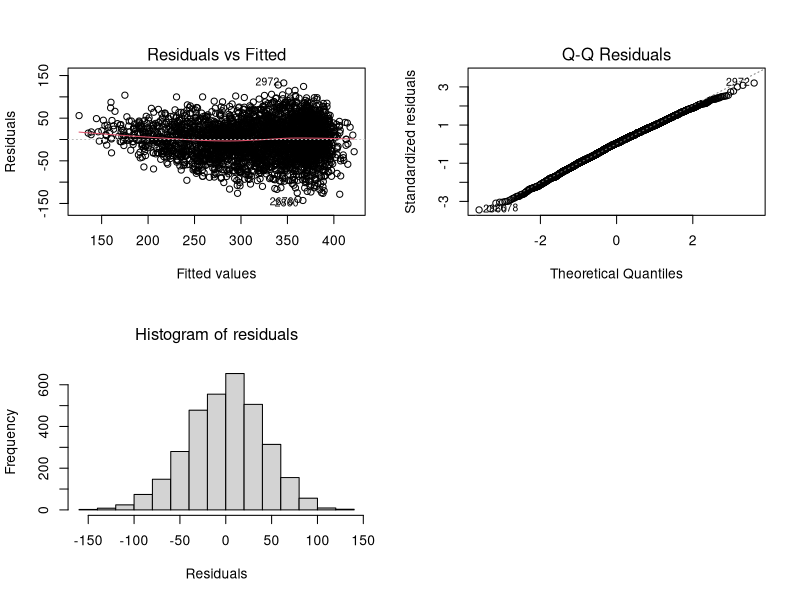
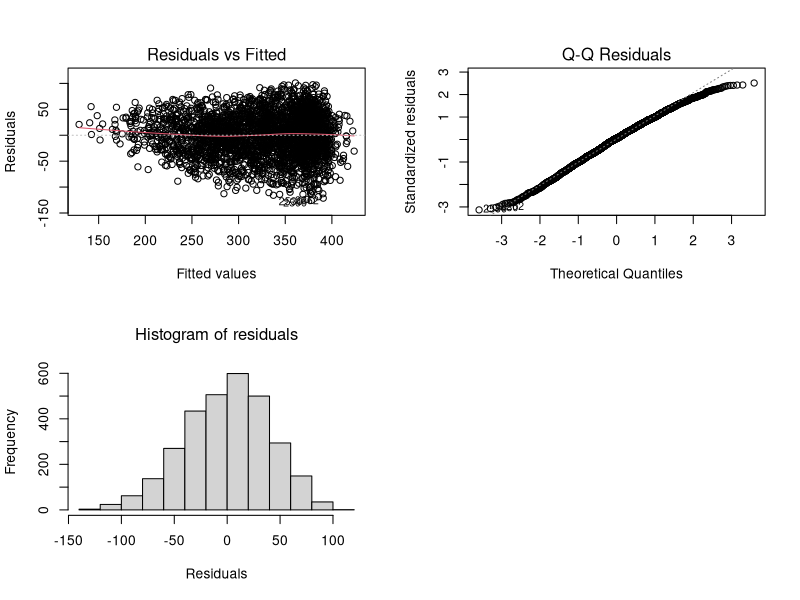

These charts were generated, in order, by the following R code:
## ---- chunk 1
#rm(list=ls())
library(arm)
library(ggplot2)
library(dplyr)
library(tidyr)
library(gridExtra)
library(car)
## ---- chunk 2
data<-read.csv("../data/W8DINCW_newlevel.csv",header = TRUE, stringsAsFactors=TRUE)
## ---- chunk 3
exclude_vars <- c("X", "W1GrssyrMP", "W1GrssyrHH", "W1yschat1", "W2ghq12scr", "W4schatYP", "W6DebtattYP", "W8DINCW", "W8DGHQSC")

data <- data %>%
  mutate(across(where(is.integer) & !all_of(exclude_vars), factor))
## ---- chunk 4
sig.var <- c("W1wrk1aMP", 'W1condur5MP', 'W1hea2MP', 'W1NoldBroHS', 'W1hous12HH', 'W1usevcHH', 'W1hiqualdad', 'W1hiqualmum', 'W1wrkfulldad', 'W1wrkfullmum', 'W1empsmum', 'W1empsdad', 'W1ch0_2HH', 'W1ch3_11HH', 'IndSchool', 'W1marstatmum', 'W1depkids', 'W1famtyp2', 'W1nssecfam', 'W1ethgrpYP', 'W1heposs9YP', 'W1hwndayYP', 'W1truantYP', 'W1alceverYP', 'W1bulrc', 'W1disabYP', 'W2disc1YP', 'W2depressYP', 'W4AlcFreqYP', 'W4CannTryYP', 'W4NamesYP', 'W4RacismYP', 'W4empsYP','W4Childck1YP', 'W5JobYP', 'W5JobYP', 'W5EducYP', 'W5Apprent1YP', 'W6JobYP', 'W6UnivYP', 'W6EducYP', 'W6Apprent1YP', 'W6acqno', 'W6gcse', 'W6als', 'W6OwnchiDV', 'W6Childliv', 'W6NEETAct', 'W8DDEGP', 'W8TENURE', 'W2ghq12scr', 'W4schatYP', 'W6DebtattYP')


#Create the formula string
formula_str <- paste("W8DINCW ~", paste(sig.var, collapse = " + "))
#Convert the string to a formula object
formula_obj <- as.formula(formula_str)
model.1 <- lm(formula_obj, data = data)

display(model.1)
## ---- chunk 5
merged_data <- data  # create a copy for modifications

merged_data <- merged_data %>%
  mutate(
    #W1hous12HH, merge levels 4 and 5
    W1hous12HH = as.character(W1hous12HH),  # convert to character to avoid issues with factor levels
    W1hous12HH = if_else(W1hous12HH %in% c("4", "5"), "4_5", W1hous12HH),
    
    # W1hiqualmum, merge several groups of levels
    W1hiqualmum = as.character(W1hiqualmum),
    W1hiqualmum = case_when(
      W1hiqualmum %in% c("3", "4") ~ "3_4",
      W1hiqualmum %in% c("5", "6", "7") ~ "5_6_7",
      W1hiqualmum %in% c("8", "9") ~ "8_9",
      W1hiqualmum %in% c("12", "13", "14") ~ "12_13_14",
      TRUE ~ as.character(W1hiqualmum)
    ),
    
    # for W1marstatmum, merge levels 4, 5 and 6
    W1marstatmum = as.character(W1marstatmum),
    W1marstatmum = if_else(W1marstatmum %in% c("4", "5", "6"), "4_5_6", W1marstatmum)
  ) %>%
  mutate(
    # convert back to factors with new levels
    W1hous12HH = factor(W1hous12HH),
    W1hiqualmum = factor(W1hiqualmum),
    W1marstatmum = factor(W1marstatmum)
  )

# dropping unused factor levels
data <- data %>%
  mutate(
    W1hous12HH = droplevels(W1hous12HH),
    W1hiqualmum = droplevels(W1hiqualmum),
    W1marstatmum = droplevels(W1marstatmum)
  )


#summary(merged_data)
## ---- chunk 6
sig.var_2 <- c("W1hea2MP", "W1NoldBroHS", "W1hous12HH", "W1hiqualmum", "W1marstatmum", "W1depkids", "W1nssecfam", "W1ethgrpYP", "W1heposs9YP", "W1hwndayYP", "W1disabYP", "W2disc1YP", "W4CannTryYP", "W5JobYP", "W5EducYP", "W5Apprent1YP", "W6JobYP", "W6UnivYP", "W6Apprent1YP", "W6NEETAct", "W8TENURE", "W2ghq12scr", "W4schatYP")

#Create the formula string
formula_str <- paste("W8DINCW ~", paste(sig.var_2, collapse = " + "))
#Convert the string to a formula object
formula_obj <- as.formula(formula_str)
model.2 <- lm(formula_obj, data = merged_data)

display(model.2)
## ---- chunk 7
sig.var_3 <- c("W1hea2MP", "W1hous12HH", "W1hiqualmum", "W1marstatmum", "W1depkids", "W1nssecfam", "W1ethgrpYP", "W1heposs9YP", "W1hwndayYP", "W1disabYP", "W2disc1YP", "W4CannTryYP", "W5JobYP", "W5EducYP", "W5Apprent1YP", "W6JobYP", "W6UnivYP", "W6Apprent1YP", "W6NEETAct", "W2ghq12scr")

#Create the formula string
formula_str <- paste("W8DINCW ~", paste(sig.var_3, collapse = " + "))
#Convert the string to a formula object
formula_obj <- as.formula(formula_str)
model.3 <- lm(formula_obj, data = merged_data)

display(model.3)
## ---- chunk 8
sig.var_4 <- c("W1hea2MP", "W1hous12HH", "W1hiqualmum", "W1marstatmum", "W1depkids", "W1nssecfam", "W1ethgrpYP", "W1heposs9YP", "W1hwndayYP", "W1disabYP", "W2disc1YP", "W4CannTryYP", "W5JobYP", "W5EducYP", "W5Apprent1YP", "W6JobYP", "W6UnivYP", "W6NEETAct", "W2ghq12scr")

#Create the formula string
formula_str <- paste("W8DINCW ~", paste(sig.var_4, collapse = " + "))
#Convert the string to a formula object
formula_obj <- as.formula(formula_str)
model.4 <- lm(formula_obj, data = merged_data)

#display(model.4)

vif(model.4)
## ---- chunk 9
kept_var <- c("W1hea2MP", "W1hous12HH", "W1marstatmum", "W1depkids", "W1nssecfam", "W1ethgrpYP", "W1heposs9YP", "W1hwndayYP", "W1disabYP", "W2disc1YP", "W4CannTryYP", "W5JobYP", "W5EducYP", "W5Apprent1YP", "W6JobYP", "W6UnivYP", "W6NEETAct", "W2ghq12scr")

#Create the formula string
formula_str <- paste("W8DINCW ~", paste(kept_var, collapse = " + "))
#Convert the string to a formula object
formula_obj <- as.formula(formula_str)
model.5 <- lm(formula_obj, data = merged_data)

display(model.5)
## ---- chunk 10
kept_var <- c("W1hea2MP", "W1marstatmum", "W1depkids", "W1nssecfam", "W1ethgrpYP", "W1heposs9YP", "W1hwndayYP", "W1disabYP", "W2disc1YP", "W4CannTryYP", "W5JobYP", "W5EducYP", "W5Apprent1YP", "W6JobYP", "W6UnivYP", "W6NEETAct", "W2ghq12scr")

#Create the formula string
formula_str <- paste("W8DINCW ~", paste(kept_var, collapse = " + "))
#Convert the string to a formula object
formula_obj <- as.formula(formula_str)
model.6 <- lm(formula_obj, data = merged_data)

display(model.6)
## ---- chunk 11
kept_var <- c("W1hea2MP", "W1marstatmum", "W1depkids", "W1nssecfam", "W1ethgrpYP", "W1heposs9YP", "W1hwndayYP", "W1disabYP", "W2disc1YP", "W4CannTryYP", "W5JobYP", "W5EducYP", "W5Apprent1YP", "W6JobYP", "W6UnivYP", "W2ghq12scr")

#Create the formula string
formula_str <- paste("W8DINCW ~", paste(kept_var, collapse = " + "))
#Convert the string to a formula object
formula_obj <- as.formula(formula_str)
model.7 <- lm(formula_obj, data = merged_data)

display(model.7) # the final model in this section
## ---- chunk 12
kept_var <- c("W1hea2MP", "W1marstatmum", "W1nssecfam", "W1ethgrpYP", "W1heposs9YP", "W1hwndayYP", "W1disabYP", "W2disc1YP", "W4CannTryYP", "W5JobYP", "W5EducYP", "W5Apprent1YP", "W6JobYP", "W6UnivYP", "W2ghq12scr")

#Create the formula string
formula_str <- paste("W8DINCW ~", paste(kept_var, collapse = " + "))
#Convert the string to a formula object
formula_obj <- as.formula(formula_str)
model.8 <- lm(formula_obj, data = merged_data)

display(model.8)
## ---- chunk 13
merged_data <- merged_data %>%
  mutate(
    W1depkids = as.character(W1depkids),
    W1depkids = if_else(W1depkids %in% c("1", "2", "3"), "1_2_3", W1depkids),
    
    W1nssecfam = as.character(W1nssecfam),
    W1nssecfam = case_when(
      W1nssecfam %in% c("1", "2") ~ "1_2",
      W1nssecfam %in% c("3", "4", "5") ~ "3_4_5",
      W1nssecfam %in% c("6", "7") ~ "6_7",
      TRUE ~ as.character(W1nssecfam)
    ),
    
    W1ethgrpYP = as.character(W1ethgrpYP),
    W1ethgrpYP = case_when(
      W1ethgrpYP %in% c("2", "3") ~ "2_3",
      W1ethgrpYP %in% c("6", "7", "8") ~ "6_7_8",
      TRUE ~ as.character(W1ethgrpYP)
    ),

    W1hwndayYP = as.character(W1hwndayYP),
    W1hwndayYP = if_else(W1hwndayYP %in% c("2", "3"), "2_3", W1hwndayYP)
  ) %>%
  
  mutate(
    # convert back to factors with new levels
    W1depkids = factor(W1depkids),
    W1nssecfam = factor(W1nssecfam),
    W1ethgrpYP = factor(W1ethgrpYP),
    W1hwndayYP = factor(W1hwndayYP)
  )

# dropping unused factor levels
data <- data %>%
  mutate(
    W1depkids = droplevels(W1depkids),
    W1nssecfam = droplevels(W1nssecfam),
    W1ethgrpYP = droplevels(W1ethgrpYP),
    W1hwndayYP = droplevels(W1hwndayYP)
  )

kept_var <- c("W1hea2MP", "W1marstatmum", "W1depkids", "W1nssecfam", "W1ethgrpYP", "W1heposs9YP", "W1hwndayYP", "W1disabYP", "W2disc1YP", "W4CannTryYP", "W5JobYP", "W5EducYP", "W5Apprent1YP", "W6JobYP", "W6UnivYP", "W2ghq12scr")

#Create the formula string
formula_str <- paste("W8DINCW ~", paste(kept_var, collapse = " + "))
#Convert the string to a formula object
formula_obj <- as.formula(formula_str)
model.9 <- lm(formula_obj, data = merged_data)

display(model.9)
## ---- chunk 14
kept_var <- c("W1hea2MP", "W1marstatmum", "W1nssecfam", "W1ethgrpYP", "W1heposs9YP", "W1hwndayYP", "W1disabYP", "W2disc1YP", "W4CannTryYP", "W5JobYP", "W5EducYP", "W5Apprent1YP", "W6JobYP", "W6UnivYP", "W2ghq12scr")

#Create the formula string
formula_str <- paste("W8DINCW ~", paste(kept_var, collapse = " + "))
#Convert the string to a formula object
formula_obj <- as.formula(formula_str)
model.10 <- lm(formula_obj, data = merged_data)

summary(model.10)
## ---- chunk 15
summary_model <- summary(model.10)

# Extracting coefficients table
coefficients_table <- summary_model$coefficients

# Sorting variables by their p-values
sorted_vars <- coefficients_table[order(coefficients_table[, "Pr(>|t|)"]), ]

rownames(sorted_vars)[-1][2:3]
## ---- chunk 16
model_inter <- lm(W8DINCW ~ W1nssecfam*W1ethgrpYP+W1hea2MP+W1marstatmum+W1nssecfam+W1ethgrpYP+W1heposs9YP+W1hwndayYP+W1disabYP+W2disc1YP+W4CannTryYP+W5JobYP+W5EducYP+W5Apprent1YP+W6JobYP+W6UnivYP+W2ghq12scr, data = merged_data)

# have a look at the model
display(model_inter)
## ---- chunk 17
par(mfrow=c(2,2))
plot(model.10,which=c(1,2))
hist(model.10$residuals,main="Histogram of residuals",font.main=1,xlab="Residuals")
## ---- chunk 18
show_outliers<-function(the.linear.model,topN){
  #length of data
  n=length(fitted(the.linear.model))
  #number of parameters estimated
  p=length(coef(the.linear.model))
  #standardised residuals over 3
  res.out<-which(abs(rstandard(the.linear.model))>3) #sometimes >2
  #topN values
  res.top<-head(rev(sort(abs(rstandard(the.linear.model)))),topN)
  #high leverage values
  lev.out<-which(lm.influence(the.linear.model)$hat>2*p/n)
  #topN values
  lev.top<-head(rev(sort(lm.influence(the.linear.model)$hat)),topN)
  #high diffits
  dffits.out<-which(dffits(the.linear.model)>2*sqrt(p/n))
  #topN values
  dffits.top<-head(rev(sort(dffits(the.linear.model))),topN)
  #Cook's over 1
  cooks.out<-which(cooks.distance(the.linear.model)>1)
  #topN cooks
  cooks.top<-head(rev(sort(cooks.distance(the.linear.model))),topN)
  #Create a list with the statistics -- cant do a data frame as different lengths 
  list.of.stats<-list(Std.res=res.out,Std.res.top=res.top, Leverage=lev.out, Leverage.top=lev.top, DFFITS=dffits.out, DFFITS.top=dffits.top, Cooks=cooks.out,Cooks.top=cooks.top)
  #return the statistics
  list.of.stats}
## ---- chunk 19
#Get outliers
outliers <- show_outliers(model.10, topN = 5) 

# Combine all outlier indices into a single vector
all_outliers <- unique(c(outliers$Std.res, outliers$Leverage, outliers$DFFITS, outliers$Cooks))

# Remove outliers from the dataset
cleaned_data <- merged_data[-all_outliers, ]
## ---- chunk 20
kept_var <- c("W1hea2MP", "W1marstatmum", "W1nssecfam", "W1ethgrpYP", "W1heposs9YP", "W1hwndayYP", "W1disabYP", "W2disc1YP", "W4CannTryYP", "W5JobYP", "W5EducYP", "W5Apprent1YP", "W6JobYP", "W6UnivYP", "W2ghq12scr")

#Create the formula string
formula_str <- paste("W8DINCW ~", paste(kept_var, collapse = " + "))
#Convert the string to a formula object
formula_obj <- as.formula(formula_str)
model.11 <- lm(formula_obj, data = cleaned_data)

display(model.11)
## ---- chunk 21
par(mfrow=c(2,2))
plot(model.11,which=c(1,2))
hist(model.11$residuals,main="Histogram of residuals",font.main=1,xlab="Residuals")
